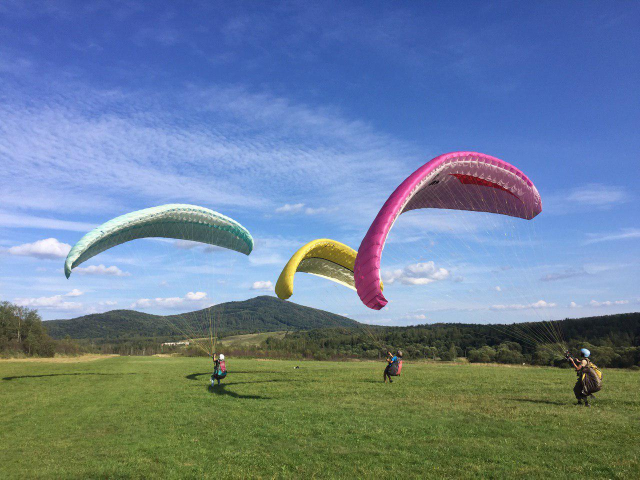
#> input picture Lab2_TI/3.jpg, 1280 x 959 px (shown at 1/2 size)
$ python Lab2.py
#> lines starting #> are read from the running program, lines starting #| are printed output that depends on the picture
import prettytable
from PIL import Image
import numpy as np
import scipy.ndimage
import matplotlib.pylab as plt
import skimage

def image (img_name):
    # зчитування зображення
#> called with img_name = '3.jpg'
    img = Image.open(img_name).convert('L')
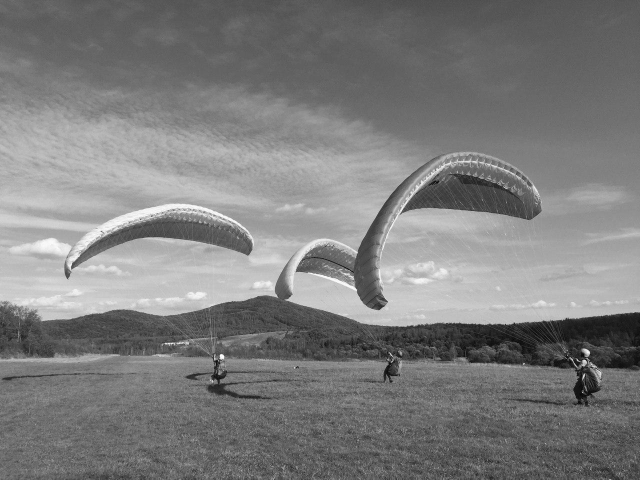
#> img: PIL image 1280x959 L (shown at 1/2 size); min 0, max 255, mean 125.4
    img.save("gray.png")

    #Дискретизація зобраєення
    width, height = img.size
#> width = 1280; height = 959
    imgd2 = img.resize((round(width/2), round(height/2)), Image.BILINEAR)
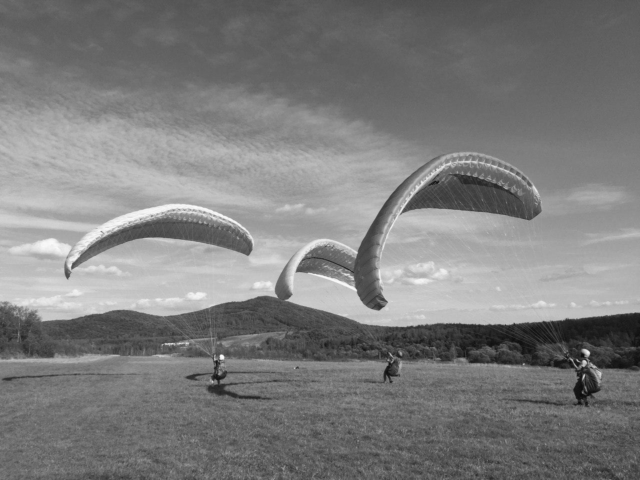
#> imgd2: PIL image 640x480 L; min 11, max 250, mean 125.5
    imgd4 = img.resize((round(width / 4), round(height / 4)), Image.BILINEAR)
    ext = ".png"
    imgd2.save("d2" + ext)
    imgd4.save("d4" + ext)

    #квантування
    imgq8 = img.quantize(8)
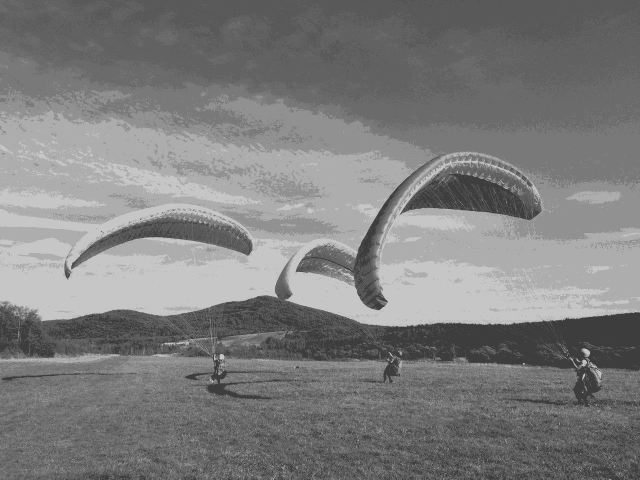
#> imgq8: PIL image 1280x959 P (shown at 1/2 size); min 61, max 198, mean 125.8
    imgq8.save("q8" + ext)
    imgq16 = img.quantize(16)
    imgq16.save("q16" + ext)
    imgq64 = img.quantize(64)
    imgq64.save("q64" + ext)

    #відновлення
    width2, height2 = imgd2.size
#> width2 = 640; height2 = 480
    width4, height4 = imgd4.size
#> width4 = 320; height4 = 240
    imgv2b = imgd2.resize((round(width2*2), round(height2*2)), Image.BILINEAR)
    imgv2c = imgd2.resize((round(width2 * 2), round(height2 * 2)), Image.BICUBIC)
    imgv4b = imgd4.resize((round(width4 * 4), round(height4 * 4)), Image.BILINEAR)
    imgv4c = imgd4.resize((round(width4 * 4), round(height4 * 4)), Image.BICUBIC)

    # ентропія
    ent = skimage.measure.shannon_entropy(img)
#> ent = 7.3
    ventv2b = skimage.measure.shannon_entropy(imgv2b)
#> ventv2b = 7.18
    ventv2c = skimage.measure.shannon_entropy(imgv2c)
#> ventv2c = 7.2
    ventv4b = skimage.measure.shannon_entropy(imgv4b)
#> ventv4b = 7.15
    ventv4c = skimage.measure.shannon_entropy(imgv4c)
#> ventv4c = 7.16
    ventq8 = skimage.measure.shannon_entropy(imgq8)
#> ventq8 = 2.98
    ventq16 = skimage.measure.shannon_entropy(imgq16)
#> ventq16 = 3.99
    ventq64 = skimage.measure.shannon_entropy(imgq64)
#> ventq64 = 5.96


    #обчислення відносної ентропії
    l, m = np.histogram(np.asarray(img).ravel(), bins=256)
#> l = 256 values, max 21338 at index 99, min 7 at index 255, mean 4795; m = 257 values from 0 to 255
    l1, m1 = np.histogram(np.asarray(imgv2b).ravel(), bins=256)
#> l1 = 256 values, max 22991 at index 95, min 0 at index 14, mean 4800; m1 = 257 values from 12 to 250
    l2, m2 = np.histogram(np.asarray(imgv2c).ravel(), bins=256)
#> l2 = 256 values, max 22809 at index 94, min 0 at index 23, mean 4800; m2 = 257 values from 10 to 255
    l3, m3 = np.histogram(np.asarray(imgv4b).ravel(), bins=256)
#> l3 = 256 values, max 24566 at index 94, min 0 at index 11, mean 4800; m3 = 257 values from 15 to 248
    l4, m4 = np.histogram(np.asarray(imgv4c).ravel(), bins=256)
#> l4 = 256 values, max 24375 at index 95, min 0 at index 12, mean 4800; m4 = 257 values from 13 to 249
    l5, m5 = np.histogram(np.asarray(imgq8).ravel(), bins=256)
#> l5 = 256 values, max 186996 at index 36, min 0 at index 1, mean 4795; m5 = 257 values from 0 to 7
    l6, m6 = np.histogram(np.asarray(imgq16).ravel(), bins=256)
#> l6 = 256 values, max 96310 at index 17, min 0 at index 1, mean 4795; m6 = 257 values from 0 to 15
    l7, m7 = np.histogram(np.asarray(imgq64).ravel(), bins=256)
#> l7 = 256 values, max 29240 at index 150, min 0 at index 1, mean 4795; m7 = 257 values from 0 to 63
#> (the run stopped early here; a loop or call above may not have finished)
